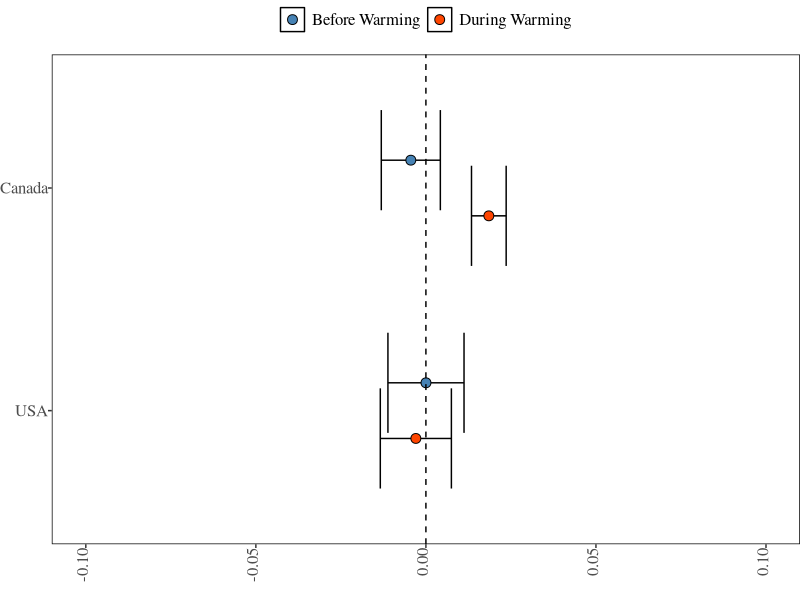
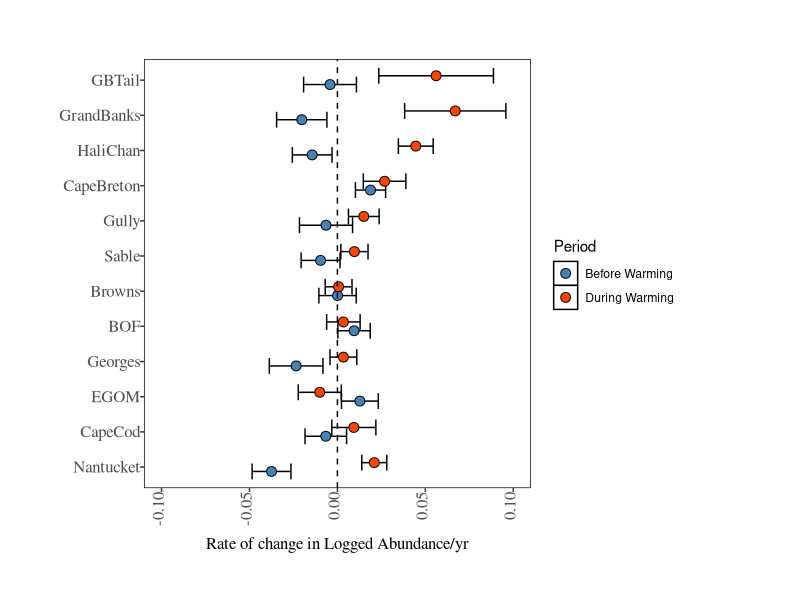
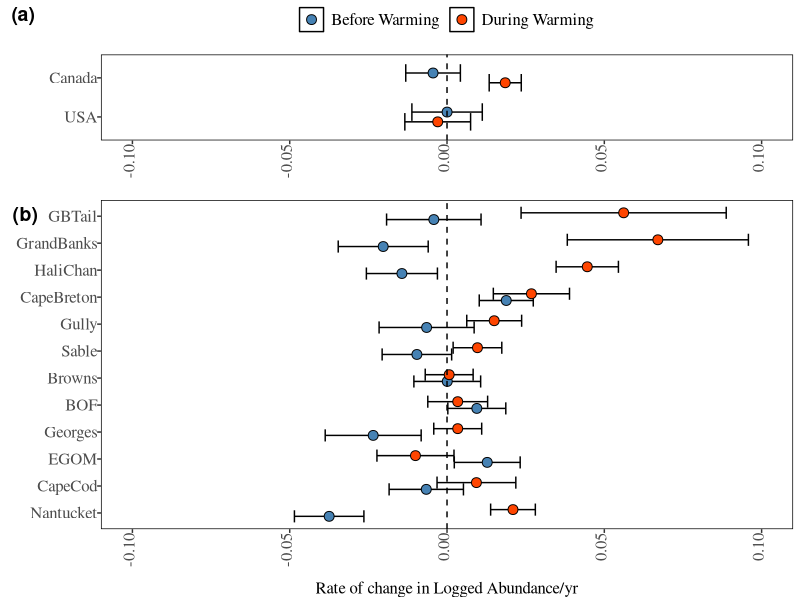
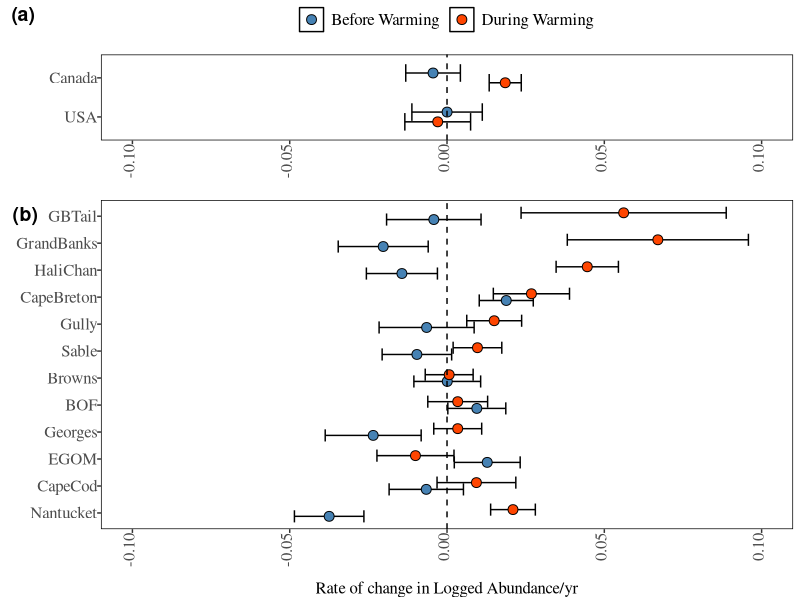
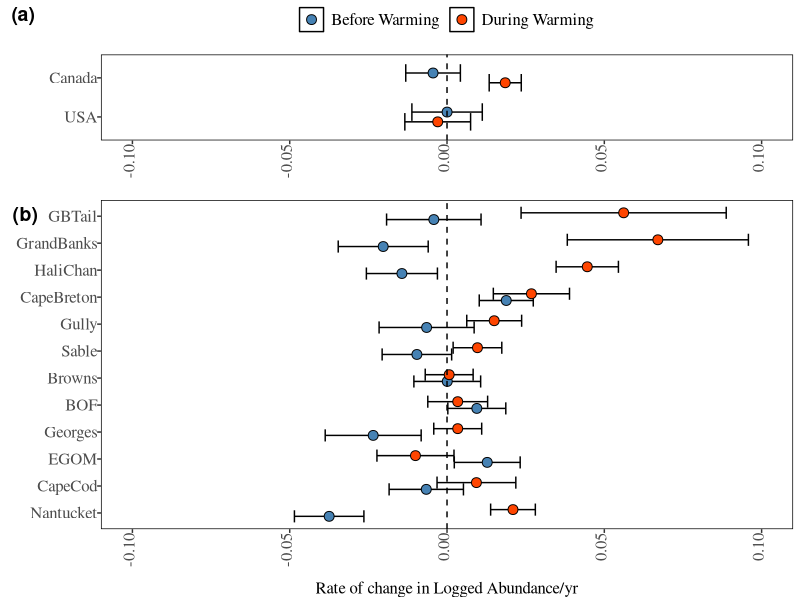

Generate these figures, in order, with R: (Note: this script raises an error after producing the figures.)
library(tidyverse)
library(broom)
library(dplyr)

library(ggplot2)
library(cowplot)
library(patchwork)
library(gridExtra)
library(RColorBrewer)
library(scales)

library(grid)  # For unit() function
#theme----
theme_replace(panel.grid.minor = element_blank(), panel.grid.major = element_line(colour="black"),
              
              strip.background=element_rect(colour="black",fill="white"))

theme_set(theme_bw())

theme_replace(legend.key =element_rect(colour="black",fill="white"),
              
              plot.margin = unit(c(1.5,3,1.5,1), "cm"),
              
              #plot.margin=margin(3,4,4,0),
              
              #plot.margin=margin(3,4,4,0),
              
              plot.title=element_text(size=16,vjust=1.5,family="serif"),
              
              legend.background=element_rect(size=.9,colour="white",fill="white"),
              
              strip.text=element_text(size=14,family="serif",angle=0),
              
              panel.border = element_rect(colour = "black",fill=NA),
              
              panel.grid.minor = element_blank(), panel.grid.major = element_blank(),
              
              strip.background=element_rect(colour="black",fill="white"),
              
              axis.text.x = element_text(angle = 90, vjust = 0.2, hjust=1,size=12,family="serif"),
              
              axis.text.y = element_text(angle = 0, vjust = 0.5, hjust=1,size=12,family="serif"),
              
              axis.title.x=element_text(size=12,hjust=0.5,vjust=-2,family="serif"))

pd <- position_dodge(.5)
#END theme----


#ABUNDANCE SLOPES Calculate and plot the change in slope for each time period
#Regional
Reg_SlopSpring <- read.csv(here::here("2025-04-23/Output/IndexAbundance/RegionAbdSlope.Spring.csv"),row.names=NULL)
names(Reg_SlopSpring)
#Figure ABD RATE----
Reg_SlopSpring$Ord2Region<-factor(Reg_SlopSpring$Index_Region, levels=c("USA","Canada"))

Reg_SlopSpring$RevPeriod <- factor(Reg_SlopSpring$Period, levels = c("During Warming", "Before Warming")) 
RegionRatesPlot<-
  ggplot(Reg_SlopSpring , aes(x = factor(Ord2Region), y = estimate,fill=RevPeriod)) +
  geom_errorbar(aes(ymin = conf.low, ymax = conf.high), position = pd) +
  geom_point(shape = 21, size = 3, position = pd) +
  guides(fill = guide_legend(reverse = TRUE)) +  # Reverse the legend order
  scale_fill_manual(values = c("orangered","steelblue" ))+ #Reverse the colors
  coord_flip() +
  geom_hline(yintercept = 0, linetype = "dashed") + # Dashed line for y=0
  ylim(-0.1,0.1)+
  # theme_minimal() + # A cleaner minimal theme
  theme(
    text = element_text(family = "serif"),  
    legend.position = "top",
    #legend.position.inside = c(0.25, 0.6),               # Position of the legend
    legend.box.background = element_blank(), # Transparent legend box
    legend.title = element_blank(),             # Hide legend title
    legend.text = element_text(size = 12, family = "serif"), # Customize legend text
    axis.text = element_text(size = 14),      # Customize x-axis label
    axis.title.y = element_blank(),             # Remove y-axis label
    axis.title.x = element_text(size = 14),      # Customize x-axis label
    plot.margin=margin(0,0,0,0))+
  xlab("")    +                                 # Clear x-axis label
  ylab("")
RegionRatesPlot

#Core Areas----


#2.2 Calculate and plot the change in slope for each time period for each CA----
abundance_ind_CA <- read.csv(here::here("2025-04-23/Output/IndexAbundance/abundance_ind_CA.csv"),row.names=NULL)
abundance_ind_CA$Period<-NULL
abundance_ind_CA$Period[abundance_ind_CA$Year<2006]<-"Before Warming"
abundance_ind_CA$Period[abundance_ind_CA$Year>2005]<-"During Warming"

names(abundance_ind_CA)
abundance_ind_CA.spr<- subset(abundance_ind_CA, abundance_ind_CA$Season == "Spring")

abundance_ind_CA.spr$ordCoreArea<-factor(abundance_ind_CA.spr$Index_Region, levels=c("Nantucket","CapeCod","EGOM","Georges","BOF","Browns","Sable","CapeBreton","Gully","HaliChan","GrandBanks","GBTail"))

#Assign colors to regions----
region_colours2 <- c(
  "Nantucket" = "#56B4E9",
  "CapeCod" = "#2171B5",
  "EGOM" = "#004995",
  "Georges" = "#EDA752",
  "BOF" = "#8C510A",
  "Browns" = "#D8781D",
  "Sable" = "#C0C0C0",
  "Gully" = "#7F7F7F",
  "CapeBreton" = "#4D4D4D",
  "HaliChan" = "#00441B",
  "GrandBanks" = "#238B45",
  "GBTail" = "#81C784"
)


abundance_ind_CA.spr$ordCoreArea<-factor(abundance_ind_CA.spr$ordCoreArea, levels=names(region_colours2))
#END assign colors estimate slopes----
CA_Abundance_coefficients_df <- abundance_ind_CA.spr %>%
  group_by(ordCoreArea,Period) %>%
  do({
    model <- lm(log10(Index_Estimate+1) ~ Year, data = .)
    data.frame(t(coef(model)))
    tidy(model, conf.int = TRUE) # Includes coefficients with 95% CI by default
  }) %>%
  ungroup()

CA_Abundance_coefficients_df <- CA_Abundance_coefficients_df%>%
  filter(term == "Year")  # Replace "x" with "Intercept" to plot intercept

#END assign colors and order and estimate slopes----
pd <- position_dodge(.5)
# Plot the coefficients with error bars----
#ggplot(CA_Abundance_coefficients_df  , aes(x =  fct_rev(factor(ordCoreArea)), y = estimate,fill=Period)) +
CARatesPlot<-  ggplot(CA_Abundance_coefficients_df  , aes(x =  factor(ordCoreArea), y = estimate,fill=Period)) +
  geom_errorbar(aes(ymin = conf.low, ymax =conf.high),position=pd)+
  geom_point(shape=21, size = 3,position=pd) +
  coord_flip()+
  scale_fill_manual(values=c("steelblue", "orangered"))+
  #geom_vline(xintercept = seq(1.5, length(unique(filtered_df$ordCore_Area)) - 0.5, by = 1),color = "gray", linetype = "solid", size = 0.5)+
  #geom_vline(xintercept=c(1.5,2.5),lty=2,col="gray50")+
  geom_hline(yintercept=0,lty=2)+#geom_text(aes(label=paste("R2=",signif(R2,digits=2)),x=1.2,y=min(slope)),cex=2)+
   ylim(-0.1,0.1)+
  xlab("")  +ylab("Rate of change in Logged Abundance/yr")
#+ggtitle("Rate of change in Abundance Before \n and during accelerated warming , Spring ")

  CARatesPlot
  

#END manual labels----
  # Ensure both plots have identical margins
  RegionRatesPlot<- RegionRatesPlot + theme(plot.margin = margin(t=0,b=0,l=10,r=5),axis.title.y = element_blank())
  CARatesPlot <- CARatesPlot + theme(plot.margin = margin(t=0,b=10,l=10,r=5),axis.title.y = element_blank(),legend.position = "none")
  
  # Combine plots with better alignment
  RatesAbdCombo <- plot_grid(
    RegionRatesPlot, 
    CARatesPlot, 
    nrow = 2, 
    rel_heights = c(1,2),rel_widths =c(1,1), 
    labels = c("(a)", "(b)"), 
    align = "v",  # Align both horizontally and vertically
    axis = "tblr"  # Align all axes
  )
  RatesAbdCombo
  ggsave(here::here("NancBranchDataScript/FancyFiguresforMS/SUPPRatesAbdCombo.jpeg"), plot =  RatesAbdCombo, dpi = 600, width = 8, height = 6, units = "in", device = "jpeg") 
  

FigureAbdSlopesRates<-
  plot_grid(RegionRatesPlot, CARatesPlot, nrow = 2,rel_heights = c(1, 2),labels = c("(a)", "(b)"),align = "v", axis = "lr") # Add labels
  plot_layout(guides = "collect") &
    theme(
      legend.title=element_blank(),legend.text=element_text(family="serif"),
      legend.position = "top",
      legend.box = "horizontal",
      legend.margin = margin(0, 0, 0, 0),
      legend.spacing.x = unit(0.2, 'cm'),
      plot.margin = margin(30, 0, 0, 5)
    )
  FigureAbdSlopesRates
#to be more accurate aobut labels, we can use the following code to add a legend
final_plot2 <- draw_plot_label(
  final_plot2,
  label = c("a", "b"),
  x = c(0.01, 0.01, 0.52),  # x-positions for labels (in [0, 1] units)
  y = c(0.99, 0.48, 0.48),  # y-positions (top of each panel)
  size = 14,
  fontface = "bold"
)
# Save the final plot with legend
ggsave(here::here("NancBranchDataScript/FancyFiguresforMS/FigureAbdSlopesRates.jpeg"), plot = final_plot, dpi = 600, width = 8, height = 6, units = "in", device = "jpeg")



#ggsave(here::here("R/DataforFinalFigs/Figure2AbdAbdRates.tiff"), plot = Figure2AbdAbdRates, dpi = 600, width = 8, height = 6, units = "in", device = "tiff")
# END Plot abundance indexed regions  ----
#ggsave(here::here("NancBranchDataScript/FancyFiguresforMS/Figure2AbdAbdRates.jpeg"), plot = Figure2AbdAbdRates, dpi = 600, width = 8, height = 6, units = "in", device = "jpeg")



abundance_ind_CA$Period<-NULL
abundance_ind_CA$Period[abundance_ind_CA$Year<2006]<-"Before Warming"
abundance_ind_CA$Period[abundance_ind_CA$Year>2005]<-"During Warming"

CA_Abundance_coefficients_df <- abundance_ind_CA %>%
  group_by(Index_Region,Period) %>%
  do({
    model <- lm((Index_Estimate) ~ Year, data = .)
    data.frame(t(coef(model)))
    tidy(model, conf.int = TRUE) # Includes coefficients with 95% CI by default
  }) %>%
  ungroup()

CA_Abundance_coefficients_df <- CA_Abundance_coefficients_df%>%
  filter(term == "Year")  # Replace "x" with "Intercept" to plot intercept
CA_Abundance_coefficients_df$ordRegion<-factor(CA_Abundance_coefficients_df$Index_Region,levels=c("EGOM","BOF","CapeBreton","HaliChan",
                                                                                                  "CapeCod","Browns","Gully","GrandBanks",
                                                                                                  "Nantucket","Georges","Sable","GBTail"))

pd <- position_dodge(.5)

ggplot(CA_Abundance_coefficients_df  , aes(x =  fct_rev(factor(ordRegion)), y = estimate,fill=Period)) +
  geom_errorbar(aes(ymin = conf.low, ymax =conf.high),position=pd)+
  geom_point(shape=21, size = 3,position=pd) +
  coord_flip()+
  scale_fill_manual(values=c("steelblue", "orangered"))+
  #geom_vline(xintercept = seq(1.5, length(unique(filtered_df$ordCore_Area)) - 0.5, by = 1),color = "gray", linetype = "solid", size = 0.5)+
  #geom_vline(xintercept=c(1.5,2.5),lty=2,col="gray50")+
  geom_hline(yintercept=0,lty=2)+#geom_text(aes(label=paste("R2=",signif(R2,digits=2)),x=1.2,y=min(slope)),cex=2)+
  # ylim(-0.018,0.018)+
  xlab("")+  ylab("Rate of change in Abundance count/yr")+
  ggtitle("Rate of change in Abundance Before \n and during accelerated warming , Spring ")
#COGrates of change----
cogCAslope<- read.csv(here::here("R/DataforFinalFigs/COGSlopeCI_CoreAreas.csv"),row.names=NULL)
names(COGSlopeCI_CoreAreas)
# PLOT COG Slopes and CI CORE AREAS and combine----
cogCAslope$ordCoreArea<-factor(cogCAslope$Stratum, levels=c("Nantucket","CapeCod","EGOM","Georges","BOF","Browns","Sable","CapeBreton","Gully","HaliChan","GrandBanks","GBTail"))


unique(cogCAslope$ordCoreArea)
cogCAslope_spr<-cogCAslope[cogCAslope$Season=="Spring",]

cogCAslope_spr$ord2CoreArea <- factor(cogCAslope_spr$ordCoreArea,levels = rev(unique(cogCAslope_spr$ordCoreArea)))                               
unique(cogCAslope_spr$ord2CoreArea)
unique(cogCAslope_spr$ordCoreArea)
p1<-ggplot(cogCAslope_spr[cogCAslope_spr$AxesNE=="Latitude",] , aes(x = (ordCoreArea), y = estimate,fill=Period)) +
  geom_errorbar(aes(ymin = conf.low, ymax =conf.high),position=pd)+
  geom_point(shape=21, size = 2,position=pd) +
  scale_fill_manual(values=c("steelblue", "orangered"))+
  geom_vline(xintercept = seq(1.5, length(unique(cogCAslope_spr$ordCoreArea)) - 0.5, by = 1),color = "gray", linetype = "solid", size = 0.5)+
  #geom_vline(xintercept=c(1.5,2.5),lty=2,col="gray50")+
  geom_hline(yintercept=0,lty=2)+#geom_text(aes(label=paste("R2=",signif(R2,digits=2)),x=1.2,y=min(slope)),cex=2)+
  #scale_x_discrete(limits = rev(levels(factor(COGSlopeCI$ordCore_Area))))+ 
  #ylim(-0.018,0.018)+
  xlab("")+  ylab("Rate of change (DD/yr)")+
  annotate("text", x = 1.6, y = .015, label = "North", hjust = 0,size=4,family="serif") +
  annotate("text", x = 1.6, y = -.012, label = "South", hjust = 0,size=4,family="serif") +
  labs(tag = "(a) Latitude")+
  theme(plot.tag.position = c(.3, 1.1),plot.tag = element_text(family = "serif"),
        axis.text.x =element_text(angle=90), 
        axis.title.y = element_text(margin = margin(r = 5)),  #  space for y-axis label
        plot.margin = margin(5.5, 5.5, 5.5, 5.5))  # Increase left margin

p1
p2<-ggplot(cogCAslope_spr[cogCAslope_spr$AxesNE=="Longitude",] , aes(x = ordCoreArea, y = estimate,fill=Period)) +
  geom_errorbar(aes(ymin = conf.low, ymax =conf.high),position=pd)+
  geom_point(shape=21, size = 2,position=pd) +
  scale_fill_manual(values=c("steelblue", "orangered"))+
  #ylim(-0.018,0.018)+
  coord_flip() +
  geom_vline(xintercept = seq(1.5, length(unique(cogCAslope_spr$ordCoreArea)) - 0.5, by = 1),color = "gray", linetype = "solid", size = 0.5)+
  geom_hline(yintercept=0,lty=2)+#geom_text(aes(label=paste("R2=",signif(R2,digits=2)),x=1.2,y=min(slope)),cex=2)+
  xlab("")+  ylab("Rate of change (DD/yr)") +
  annotate("text", x = 3, y = -.017, label = "West", hjust = 0,size=4,family="serif") +
  annotate("text", x = 3, y = .009, label = "East", hjust = 0,size=4,family="serif") +
  labs(tag = "(b) Longitude",title=NULL)+
  theme(plot.tag.position = c(.3, 1.1),plot.tag = element_text(family = "serif"),
        axis.text.x=element_text(angle=90),
        axis.title.x= element_text(margin = margin(b = 0)),  # Bring x-axis label closer
        plot.margin = margin(5.5, 5.5, 5.5, 5.5))

p2
combined <- (p1 | p2) +
  plot_layout(guides = "collect") &
  theme(
    legend.title=element_blank(),legend.text=element_text(family="serif"),
    legend.position = "bottom",
    legend.box = "horizontal",
    legend.margin = margin(0, 0, 0, 0),
    legend.spacing.x = unit(0.2, 'cm'),
    plot.margin = margin(30, 0, 0, 5)
  )
combined
# Save with optimal dimensions for publication
#ggsave("combined_figure.pdf", combined, width = 10, height = 5, 
#      dpi = 300, device = cairo_pdf)
##END Combine----
ggsave(here::here("NancBranchDataScript/FancyFiguresforMS/FigureSCOGCASlopes.jpeg"), plot = combined, dpi = 600, width =10, height = 5, units = "in", device = "jpeg")
#END FOR SUPPLEMENTAL USING CA DATA----

